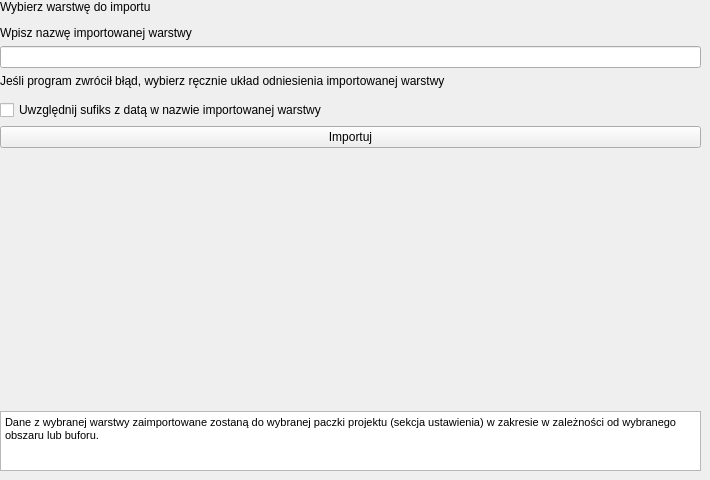
        <widget class="QWidget" name="tab_12">
         <attribute name="title">
          <string>Importuj po obszarze</string>
         </attribute>
         <widget class="QWidget" name="verticalLayoutWidget_9">
          <property name="geometry">
           <rect>
            <x>0</x>
            <y>0</y>
            <width>701</width>
            <height>471</height>
           </rect>
          </property>
          <layout class="QVBoxLayout" name="verticalLayout_11">
           <item>
            <widget class="QLabel" name="label_10">
             <property name="text">
              <string>Wybierz warstwę do importu</string>
             </property>
            </widget>
           </item>
           <item>
            <widget class="QgsFileWidget" name="import_external_path"/>
           </item>
           <item>
            <widget class="QLabel" name="label_11">
             <property name="text">
              <string>Wpisz nazwę importowanej warstwy</string>
             </property>
            </widget>
           </item>
           <item>
            <widget class="QLineEdit" name="te_import_external_name">
             <property name="clearButtonEnabled">
              <bool>true</bool>
             </property>
            </widget>
           </item>
           <item>
            <widget class="QLabel" name="label_30">
             <property name="text">
              <string>Jeśli program zwrócił błąd, wybierz ręcznie układ odniesienia importowanej warstwy</string>
             </property>
            </widget>
           </item>
           <item>
            <widget class="QgsProjectionSelectionWidget" name="crs_import_filter_widget"/>
           </item>
           <item>
            <widget class="QCheckBox" name="cb_date_suffix">
             <property name="text">
              <string>Uwzględnij sufiks z datą w nazwie importowanej warstwy</string>
             </property>
            </widget>
           </item>
           <item>
            <widget class="QPushButton" name="pb_import_external">
             <property name="text">
              <string>Importuj</string>
             </property>
            </widget>
           </item>
           <item>
            <spacer name="verticalSpacer_17">
             <property name="orientation">
              <enum>Qt::Vertical</enum>
             </property>
             <property name="sizeHint" stdset="0">
              <size>
               <width>20</width>
               <height>40</height>
              </size>
             </property>
            </spacer>
           </item>
           <item>
            <widget class="QTextBrowser" name="textBrowser_10">
             <property name="maximumSize">
              <size>
               <width>16777215</width>
               <height>60</height>
              </size>
             </property>
             <property name="html">
              <string>&lt;!DOCTYPE HTML PUBLIC &quot;-//W3C//DTD HTML 4.0//EN&quot; &quot;http://www.w3.org/TR/REC-html40/strict.dtd&quot;&gt;
&lt;html&gt;&lt;head&gt;&lt;meta name=&quot;qrichtext&quot; content=&quot;1&quot; /&gt;&lt;style type=&quot;text/css&quot;&gt;
p, li { white-space: pre-wrap; }
&lt;/style&gt;&lt;/head&gt;&lt;body style=&quot; font-family:'Open Sans'; font-size:8pt; font-weight:400; font-style:normal;&quot;&gt;
&lt;p style=&quot; margin-top:0px; margin-bottom:0px; margin-left:0px; margin-right:0px; -qt-block-indent:0; text-indent:0px;&quot;&gt;Dane z wybranej warstwy zaimportowane zostaną do wybranej paczki projektu (sekcja ustawienia) w zakresie w zależności od wybranego obszaru lub buforu.&lt;/p&gt;&lt;/body&gt;&lt;/html&gt;</string>
             </property>
            </widget>
           </item>
          </layout>
         </widget>
        </widget>
